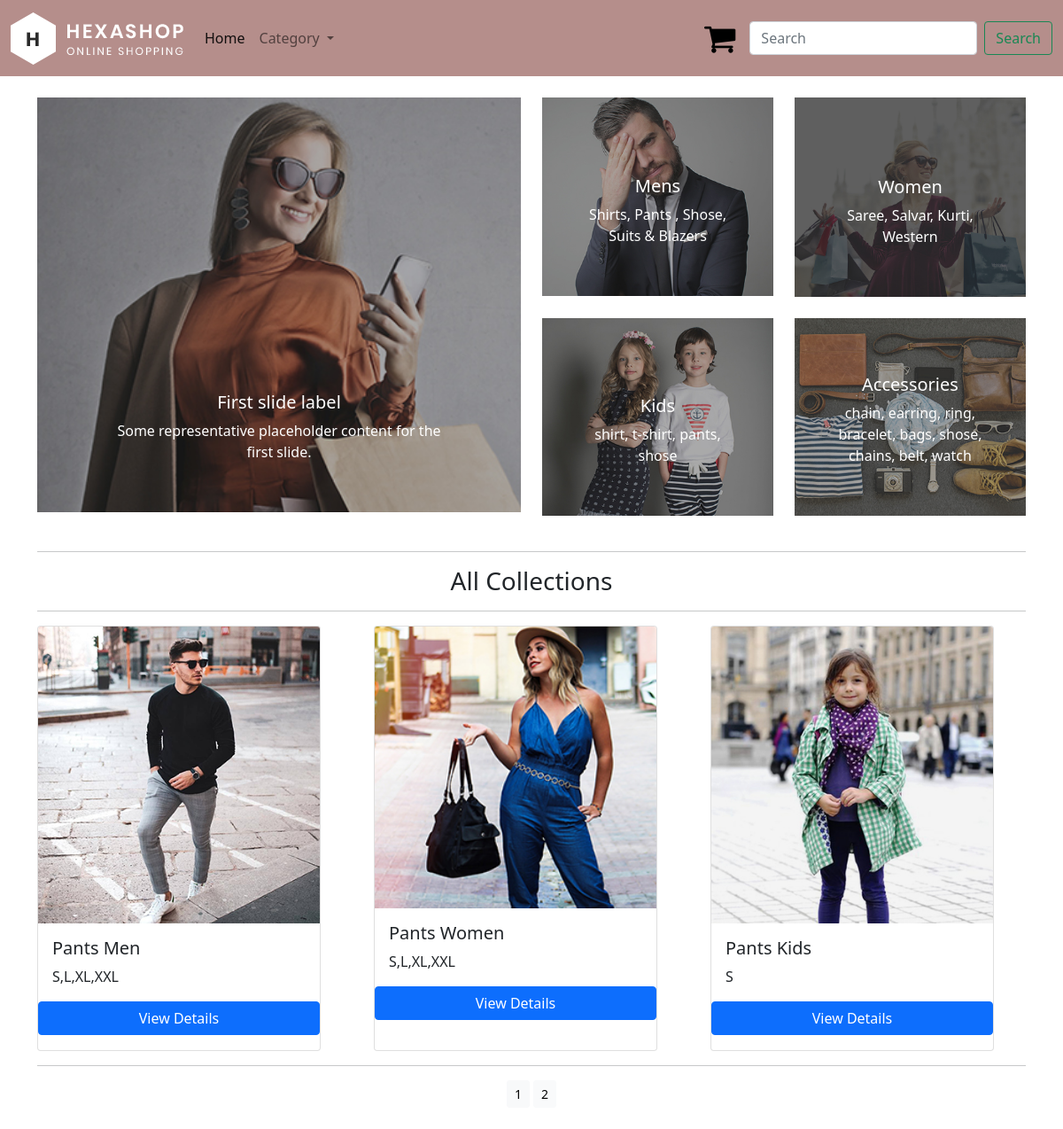
Screenshot of /?page=2 with the database file from the repository.
### ecommerceapp/models.py (models this page shows, shortened)
class Category(models.Model):
    name = models.CharField( max_length=250, unique=True)
    description = models.TextField(blank=True)
    image = models.ImageField( upload_to='category')

class Products(models.Model):
    name = models.CharField(  max_length=250, unique=True)
    description = models.TextField(blank=True)
    price = models.DecimalField(max_digits=10, decimal_places=2)
    category = models.ForeignKey(Category, on_delete=models.CASCADE)
    image = models.ImageField(upload_to='products')
    stock = models.IntegerField()
    available = models.BooleanField(default=True)
    created = models.DateTimeField(auto_now_add=True)
    updated = models.DateTimeField(auto_now=True)

### ecommerceapp/views.py (the view)
# urls.py: path('', views.index, name='index' ),
def index(request):
    allCategory = Category.objects.all()
    allProducts = Products.objects.all()
    paginator = Paginator(allProducts,3)
    try:
        page = int(request.GET.get('page','1'))
    except:
        page=1
    try:
        pageproducts = paginator.page(page)
    except (EmptyPage,InvalidPage):
        pageproducts=paginator.page(paginator.num_pages)
    return render(request, 'index.html', locals())

### ecommerceapp/context_processors.py (called while the page is built)
def counter(request):
    item_count = 0
    if 'admin' in request.path:
        return {}
    else:
        try:
            cart = Cart.objects.filter(cart_id = _cart_id(request))
            cartitems = CartItem.objects.all().filter(cart=cart[:1])
            for cart_item in cartitems:
                item_count += cart_item.quantity
        except Cart.DoesNotExist:
            item_count = 0
    return dict(item_count=item_count)

### ecommerceapp/views.py (called while the page is built)
def _cart_id(request):
    cart = request.session.session_key
    if not cart:
        cart = request.session.create()
    return cart

### template/index.html (shortened to what this page needs)
{% extends 'base.html' %}
{% block body %}
{% load static %}
<div class="container">
    <div class="row">
      <div class="col-6">
        <div id="carouselExampleCaptions" class="carousel slide" data-bs-ride="carousel">
            <div class="carousel-inner">
              <div class="carousel-item active">
                <img src="{% static 'images/banner/banner1.jpg' %}" class="d-block w-100" alt="...">
                <div class="carousel-caption d-none d-md-block">
                  <h5>First slide label</h5>
                  <p>Some representative placeholder content for the first slide.</p>
                </div>
              </div>
            </div>
          </div>
      </div>
      <div class="col-6">
        <div class="row ">
          {% for i in allCategory %}
          <div class="col-6 mb-4">
            <div id="carouselExampleCaptions" class="carousel slide" data-bs-ride="carousel">
              <div class="carousel-inner">
                <a href="{%url 'category' i.id%}" class="text-decoration-none">
                <div class="carousel-item active">
                  <img src="{{ i.image.url}}" class="d-block w-100" alt="category image">
                  <div class="carousel-caption d-none d-md-block">
                    <h5>{{i.name}}</h5>
                    <p>{{i.description}}</p>
                  </div>
                </div>
              </a>
              </div>
            </div>
          </div>
          {% endfor %}
        </div>
      </div>
    </div>
    <hr>
    <h3 id="c4" class="text-center">All Collections</h3>
    <hr>
    <div class="row">
      {% for j in pageproducts.object_list %}
      <div class="col">
        <div class="card" style="width: 20rem; height: 30rem;">
          <a href="{%url 'details' j.id%}" class="text-decoration-none">
          <img src="{{j.image.url}}" class="card-img-top" alt="...">
          <div class="card-body">
            <h5 class="card-title text-dark">{{j.name}}</h5>
            <p class="card-text text-dark">{{j.description}}</p>
          </div>
        </a>
          <a href="{%url 'details' j.id%}" class="btn btn-primary">View Details</a>
        </div>
      </div>
      {% endfor %}
    </div>
    <div class="mx-auto">
      {% if pageproducts.paginator.num_pages > 1 %}
      <hr>
      <div class="text-center">
        {% for pg in pageproducts.paginator.page_range %}
          <a href="?page={{pg}}#c4" class="btn btn-light btn-sm {% if pageproducts.number == pg%} active {% endif %}">{{pg}}</a>
        {% endfor %}
        </div>
      {% endif %}
    </div>
    <br>
</div>
{% endblock body %}

### rows the page displays
Category: image (picture), name "Mens", description "Shirts, Pants , Shose, Suits & Blazers"
Category: image (picture), name "Women", description "Saree, Salvar, Kurti, Western"
Category: image (picture), name "Kids", description "shirt, t-shirt, pants, shose"
Category: image (picture), name "Accessories", description "chain, earring, ring, bracelet, bags, shose, chains, belt, watch"
Products: image (picture), name "Pants Men", description "S,L,XL,XXL"
Products: image (picture), name "Pants Women", description "S,L,XL,XXL"
Products: image (picture), name "Pants Kids", description "S"

### other values shown
{{ pg }} "1" "2"
